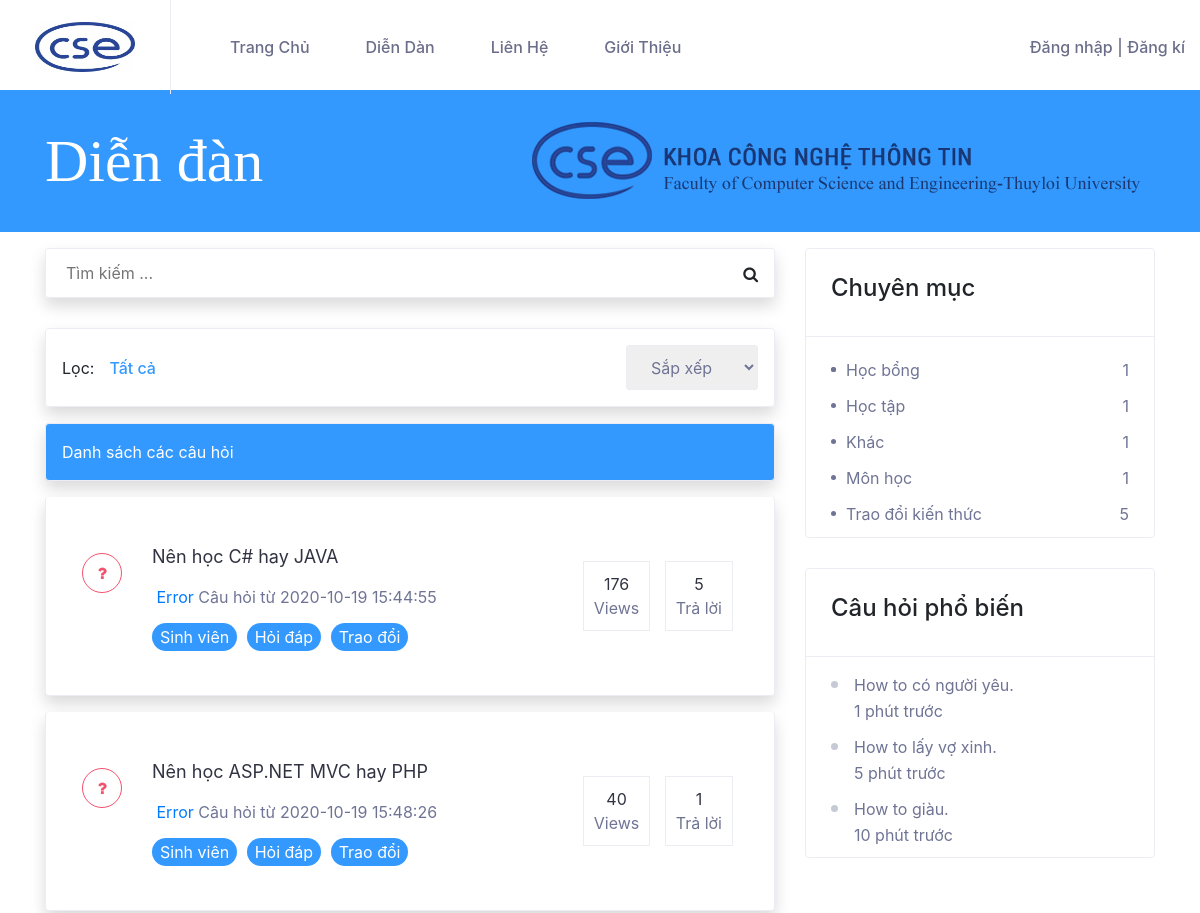
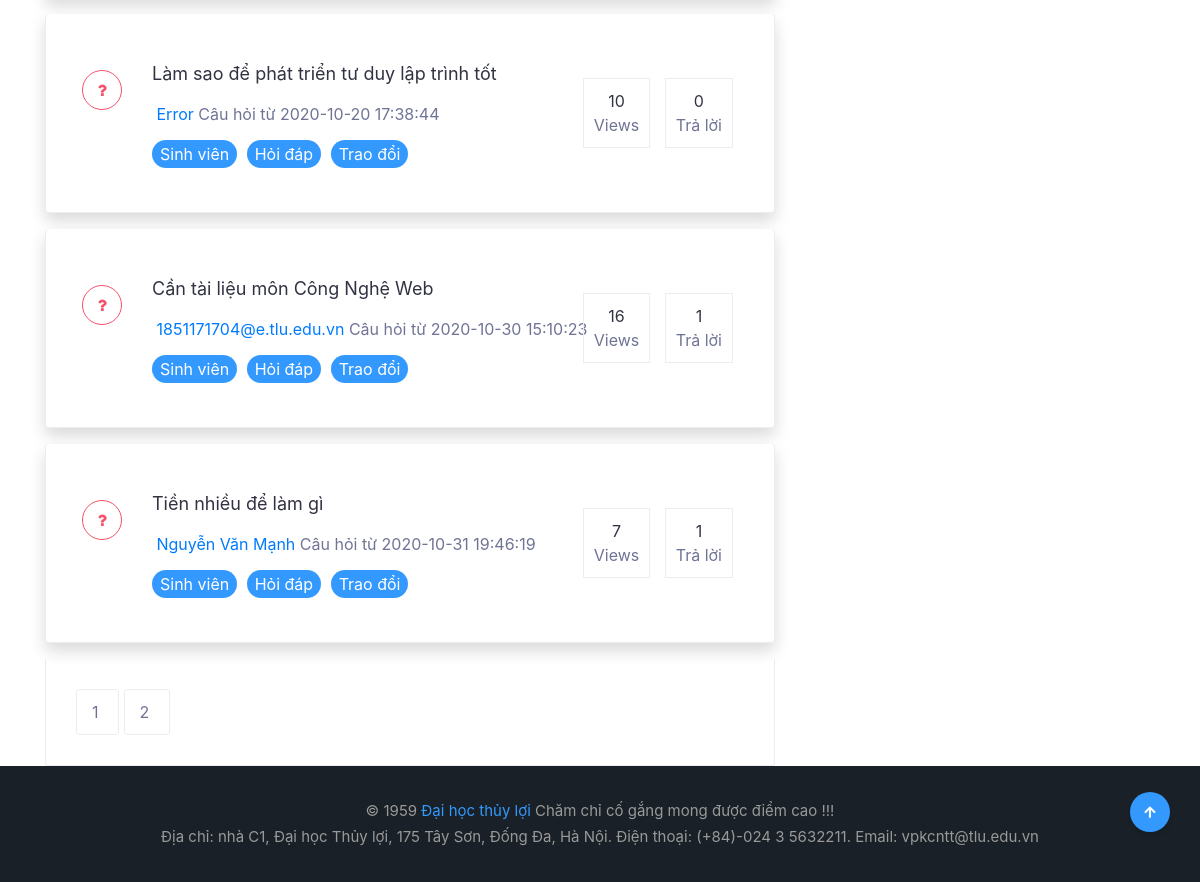
The app's page /cse485-website-project/forum-index.php, older data (2 pictures, top to bottom).
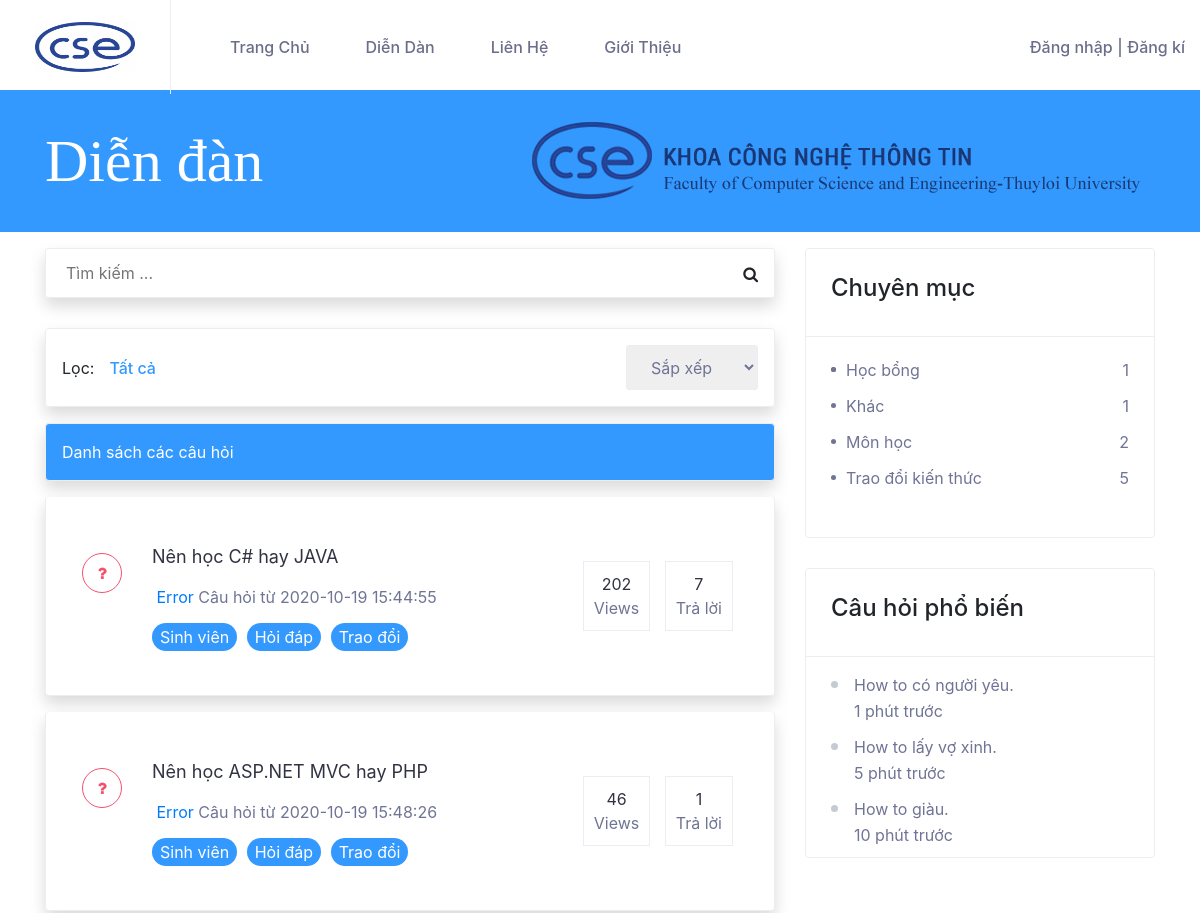
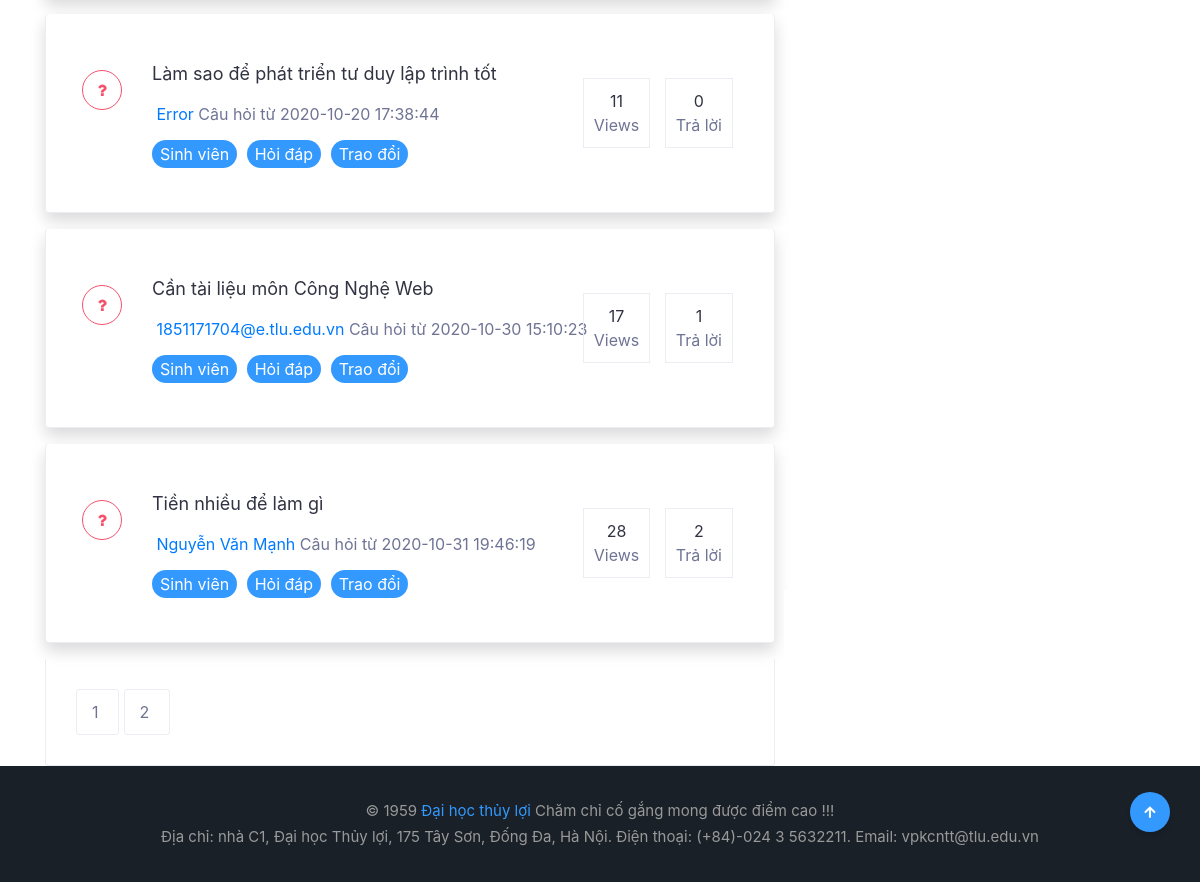
The same page, newer data (2 pictures, top to bottom).
### tables this page shows
CREATE TABLE `questions` (
  `ID` int(10) NOT NULL,
  `Title` varchar(255) NOT NULL,
  `Contents` text NOT NULL,
  `Image` text NOT NULL,
  `Views` int(11) NOT NULL DEFAULT 0,
  `CategoryID_question` int(10) NOT NULL,
  `UserName` varchar(50) NOT NULL,
  `Status` tinyint(1) NOT NULL DEFAULT 1,
  `Created` timestamp NOT NULL DEFAULT current_timestamp(),
  `Updated` datetime DEFAULT NULL
);

### cse485-website-project/forum-index-process.php (the view, shortened to what this page needs)
<?php
include 'Config/config.php';
$orderCondition ='';
$titleSearch = $_GET['searchString'];
$sotin1trang = 5;
if (isset($_GET["page"])) {
    $trang = $_GET["page"];
    settype($trang, "int");
} else {
    $trang = 1;
}
if (isset($titleSearch) && !empty($titleSearch)) {
    $sql = "select * from questions where Title like '%$titleSearch%'";
} else {
    $from = ($trang - 1) * $sotin1trang;
    $sql = "select * from questions ".$orderCondition." limit $from, $sotin1trang";
}
mysqli_set_charset($conn, "UTF8");
$result = mysqli_query($conn, $sql);
?>
<div class="forum-question-filter shadow p-3 mb-3  rounded">
    <span>Lọc:</span>
    <a href="forum-index.php" class="active">Tất cả</a>
    <select id="forum-sort-by" class="forum-sort-by" onchange="this.options[this.selectedIndex].value && (window.location = this.options[this.selectedIndex].value)">
        <option selected="">Sắp xếp</option>
    </select>
</div>
<div class="forum-question-filter shadow p-3 mb-3  rounded" style="background-color: #3399FF; color: white;">
    <span>Danh sách các câu hỏi</span>
</div>
<?php
while ($row = mysqli_fetch_assoc($result)) { ?>
    <div class="noidung-index forum-questions-list shadow p-3 mb-3 bg-white rounded ">
        <div class="forum-question-item">
            <div class="forum-question-title">
                <a href="forum-detail.php?id=<?php echo $row['ID']; ?>" name="title" class="tieude" id="title"><?php echo $row['Title'] ?></a>
            </div>
            <div class="forum-question-meta">
                <span title="Open" class="forum-status forum-status-open">Open</span>
                <span>
                    <a href="#">
                        <?php echo $row['UserName'] ?></a> Câu hỏi từ <?php echo $row['Created'] ?>
                </span>
            </div>
            <div class="forum-question-meta mt-3">
                <a class="forum-keyword">Sinh viên</a>
                <a class="forum-keyword">Hỏi đáp</a>
                <a class="forum-keyword">Trao đổi</a>
            </div>
            <div class="forum-question-stats">
                <span class="forum-views-count">
                    <strong><?php echo $row['Views'] ?></strong>Views</span>
                <span class="forum-votes-count">
                    <?php
                    $sqlgetcountComment = "SELECT COUNT(Question_ID) as count_comment
                        FROM comments,questions WHERE comments.Question_ID = questions.ID and Question_ID = " . $row['ID'];
                    $resultcountComment = mysqli_query($conn, $sqlgetcountComment);
                    $row = mysqli_fetch_assoc($resultcountComment)
                    ?>
                    <strong><?php echo $row['count_comment']; ?></strong>Trả lời </span>
            </div>
        </div>
    </div>
<?php }
?>
<div class="forum-questions-footer">
    <?php
    $ds = mysqli_query($conn, "select id from questions");
    $tongsotin = mysqli_num_rows($ds);
    $sotrang = ceil($tongsotin / $sotin1trang);
    for ($t = 1; $t <= $sotrang; $t++) { ?>
        <div class="forum-pagination">
            <a class="forum-page-numbers " href='forum-index.php?page=<?php echo $t ?>'><?php echo $t ?> </a>&nbsp;
        </div>
    <?php }
    ?>
</div>

### cse485-website-project/layouts/menu-right.php
<div class="sidebar-card card--forum_categories">
    <div class="card-title">
        <h4>Chuyên mục</h4>
    </div>
    <div class="collapsible-content">
        <ul class="card-content">
            <li>
                <?php
                    include 'Config/config.php';
                    $sql = "select categoris_questions.CategoryName,count(CategoryID_question)
                    as quantity from questions,categoris_questions where
                    categoris_questions.ID = questions.CategoryID_question GROUP BY CategoryName";
                    mysqli_set_charset($conn,"UTF8");
                    $result = mysqli_query($conn,$sql);
                    while($row = mysqli_fetch_array($result))
                    {?>
                        <li>
                            <a href="#">
                                <?php echo $row['CategoryName'] ?>
                            <span class="item-count"><?php echo $row['quantity'] ?></span>
                            </a>
                        </li>
                    <?php }
                ?>
            </li>
        </ul>
    </div>
</div>
<div class="sidebar-card card--top_discussion">
    <div class="card-title">
        <h4>Câu hỏi phổ biến</h4>
    </div>
    <div class="collapsible-content">
        <ul class="card-content" >
            <li>
                <a href="#">How to có người yêu.
                    <span>1 phút trước</span>
                </a>
            </li>
            <li>
                <a href="#">How to lấy vợ xinh.
                    <span>5 phút trước</span>
                </a>
            </li>
            <li>
                <a href="#">How to giàu.
                    <span>10 phút trước</span>
                </a>
            </li>
        </ul>
    </div>
</div>

Row changes from the older to the newer data that the page shows:
changed questions "Nên học C# hay JAVA": Views "176" → "202"; count_comment "5" → "7"
changed questions "Nên học ASP.NET MVC hay PHP": Views "40" → "46"
changed questions "Làm sao để phát triển tư duy lập trình tốt": Views "10" → "11"
changed questions "Cần tài liệu môn Công Nghệ Web": Views "16" → "17"
changed questions "Tiền nhiều để làm gì": Views "7" → "28"; count_comment "1" → "2"
Text that changed along with them:
new list line: "Môn học 2"
list line gone: "Học tập 1"
list line gone: "Môn học 1"
